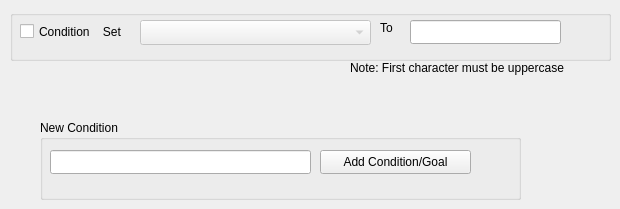
     <widget class="QWidget" name="tab_5">
      <attribute name="title">
       <string>Conditions</string>
      </attribute>
      <widget class="QGroupBox" name="robotGoalGroupBox">
       <property name="geometry">
        <rect>
         <x>10</x>
         <y>10</y>
         <width>601</width>
         <height>51</height>
        </rect>
       </property>
       <property name="font">
        <font>
         <weight>50</weight>
         <bold>false</bold>
        </font>
       </property>
       <property name="alignment">
        <set>Qt::AlignLeading|Qt::AlignLeft|Qt::AlignVCenter</set>
       </property>
       <widget class="QCheckBox" name="robotGoal1CheckBox">
        <property name="geometry">
         <rect>
          <x>10</x>
          <y>10</y>
          <width>121</width>
          <height>23</height>
         </rect>
        </property>
        <property name="text">
         <string>Condition    Set </string>
        </property>
       </widget>
       <widget class="QComboBox" name="robotGoal1ComboBox">
        <property name="enabled">
         <bool>false</bool>
        </property>
        <property name="geometry">
         <rect>
          <x>130</x>
          <y>10</y>
          <width>231</width>
          <height>25</height>
         </rect>
        </property>
       </widget>
       <widget class="QLabel" name="seqLabel_5">
        <property name="geometry">
         <rect>
          <x>370</x>
          <y>10</y>
          <width>31</width>
          <height>16</height>
         </rect>
        </property>
        <property name="text">
         <string>To</string>
        </property>
       </widget>
       <widget class="QLineEdit" name="robotGoal1LineEdit">
        <property name="geometry">
         <rect>
          <x>400</x>
          <y>10</y>
          <width>151</width>
          <height>24</height>
         </rect>
        </property>
       </widget>
      </widget>
      <widget class="QGroupBox" name="newCondGroupBox">
       <property name="geometry">
        <rect>
         <x>40</x>
         <y>120</y>
         <width>481</width>
         <height>80</height>
        </rect>
       </property>
       <property name="title">
        <string>New Condition</string>
       </property>
       <widget class="QLineEdit" name="condLineEdit">
        <property name="geometry">
         <rect>
          <x>10</x>
          <y>30</y>
          <width>261</width>
          <height>24</height>
         </rect>
        </property>
       </widget>
       <widget class="QPushButton" name="condAddRuleButton">
        <property name="geometry">
         <rect>
          <x>280</x>
          <y>30</y>
          <width>151</width>
          <height>24</height>
         </rect>
        </property>
        <property name="text">
         <string>Add Condition/Goal</string>
        </property>
       </widget>
      </widget>
      <widget class="QLabel" name="label_27">
       <property name="geometry">
        <rect>
         <x>350</x>
         <y>60</y>
         <width>251</width>
         <height>16</height>
        </rect>
       </property>
       <property name="text">
        <string>Note: First character must be uppercase</string>
       </property>
      </widget>
     </widget>
